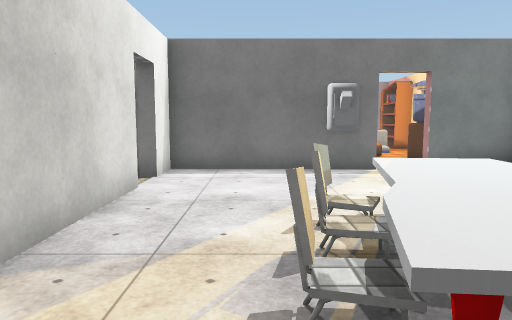
[1] (above)

16 first-person views from a walk through a 3-D level made in the Unity game engine. The camera is 1.3 m above the floor, tilts 6° down and sees 70° across. The floor is counted in squares, 1 m on a side. Each view is taken from the middle of a square. On the plan, view 1 faces up. The plan holds only what a view shows up to about 15 squares ahead; the rest is blank. Some animated figures are left out. Door leaves are left out, so doorways stand open. Some surface patterns are stand-ins.

[2]
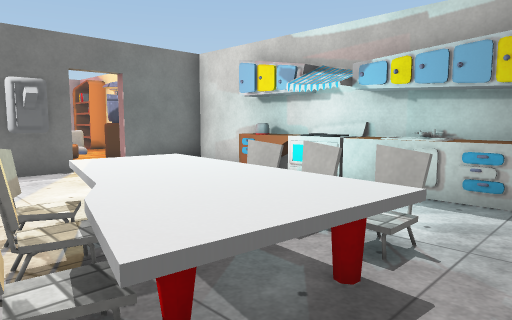

[3]
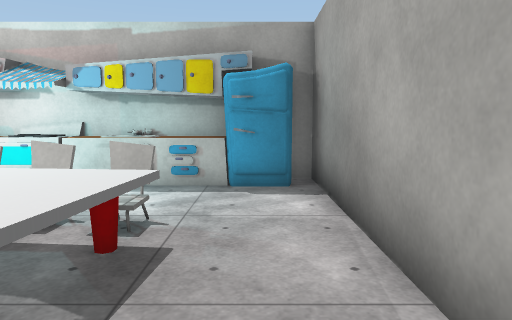

[4]
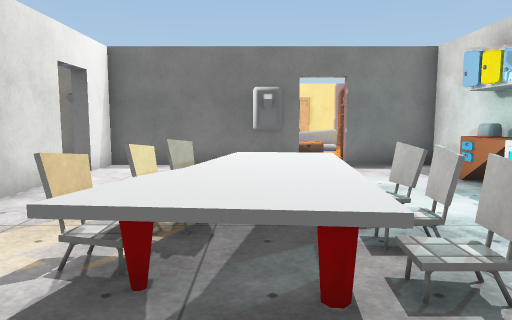

[5]
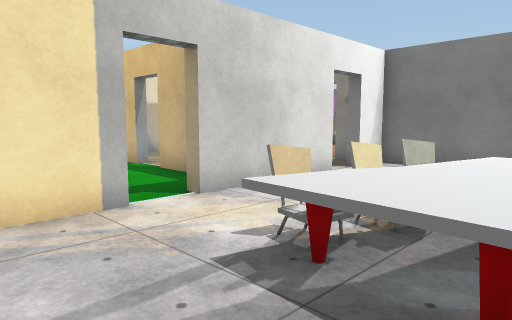

[6]
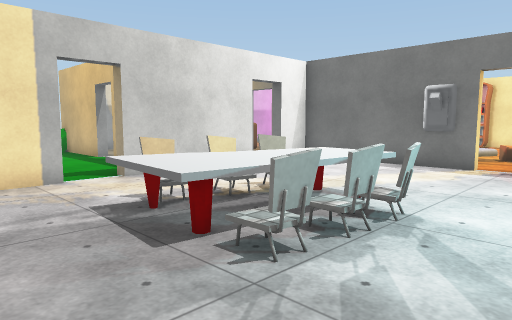

[7]
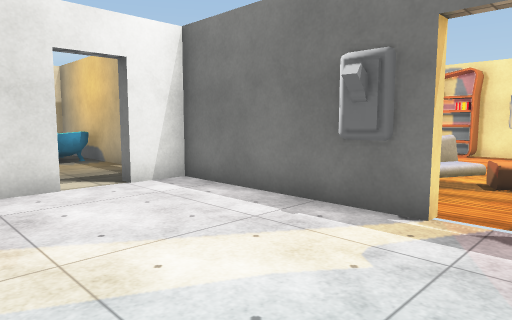

[8]
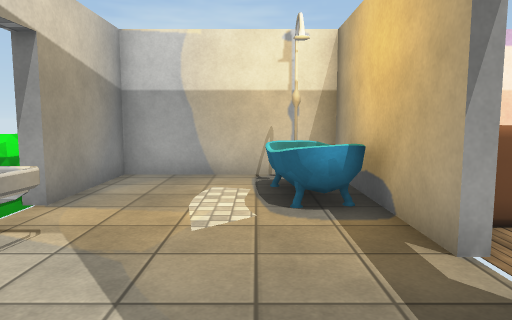

[9]
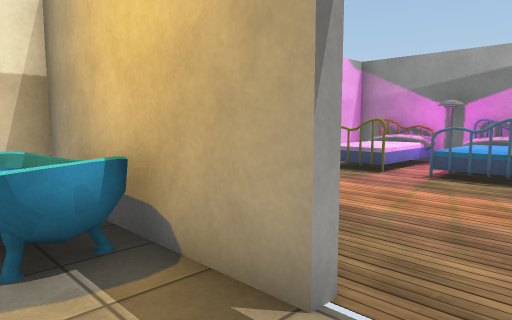

[10]
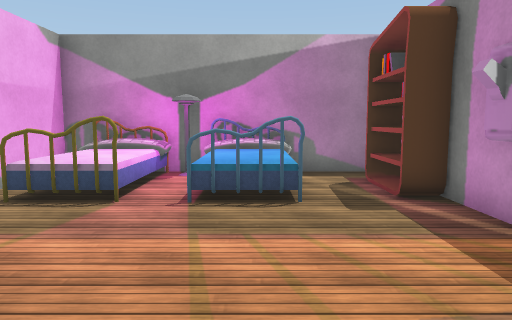

[11]
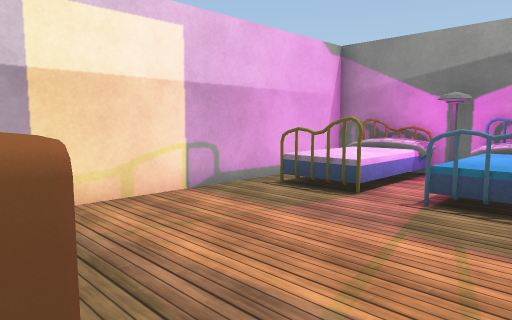

[12]
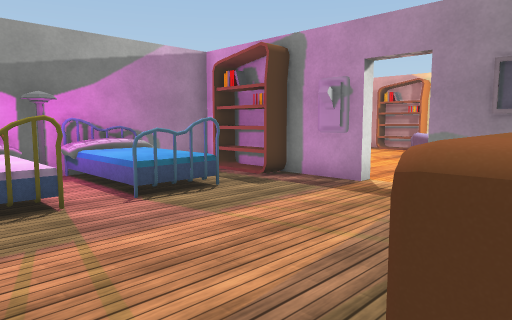

[13]
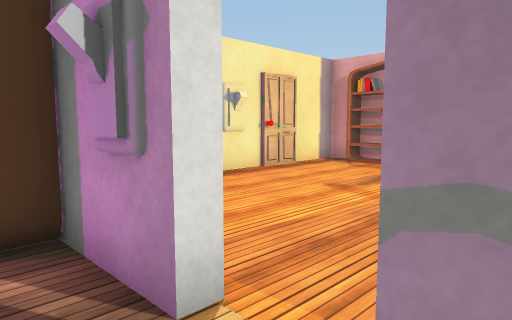

[14]
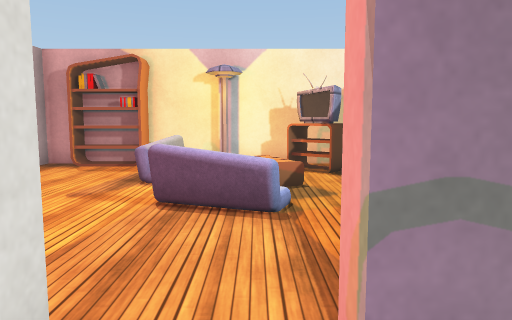

[15]
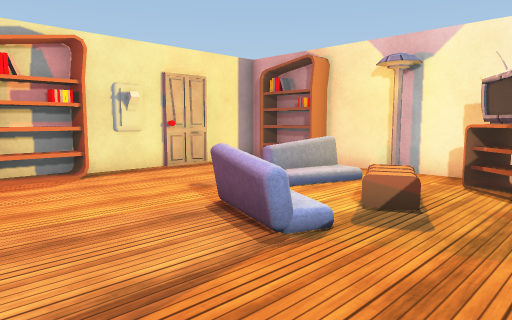

[16]
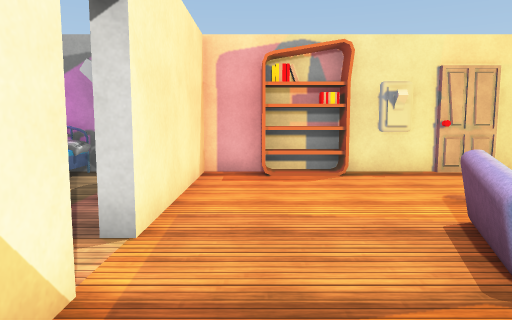

### Floor plan
Points are (right, up) in squares from view 1. A wall is a line through its corners. A room is listed if a view was taken in it or the views show most of it. See-through windows are left out.
Room 1 (views 1, 2, 3, 4, 5, 6, 7, 8)
walls: (7.3, 4.6) (7.3, 5.2); (7.3, 7.6) (7.3, 9.9) (4.7, 9.9); (0.7, -1.3) (7.3, -1.3) (7.3, -0.8); (-2.3, 1.6) (-2.3, -0.1); (3.3, 9.9) (-2.4, 9.9) (-2.4, 9.1); (-2.4, 7.3) (-2.3, 2.9)
ways out: open door at (-3, 8) to room 2; open door at (4, 10) to room 4; gap at (-2.7, 2.7)
objects: other object (-3, 9); chair (0, 2); table (1, 1) to (3, 5); chair (1, 3) to (1, 4); chair (1, 5); chair (4, 2); chair (4, 3); chair (4, 4); other object (6, 0) to (7, 0); sink (6, 1) to (7, 4); other object (7, 6); toaster (7, 7)
Room 2 (view 9)
walls: (-5.4, 9.9) (-10.9, 10) (-10.9, 4.8) (-7.6, 4.7); (-3.1, 9.9) (-4.1, 9.9)
low walls: (-6, 5.7) (-5.3, 5.6)
ways out: open door at (-3, 8) to room 1; open door at (-4.5, 10) to room 3; open door at (-7, 4)
objects: pipe (-10, 9); carpet (-9, 8); other object (-9, 9) to (-7, 9)
Room 3 (views 10, 11, 12, 13, 14)
walls: (-2.8, 16.5) (-2.8, 20.5) (-10.9, 20.5) (-10.9, 12); (-6.4, 11.5) (-6.3, 10.9); (-2.8, 12.3) (-2.8, 13.6)
ways out: open door at (-4.5, 10) to room 2; open door at (-3, 14.5) to room 4
objects: bed (-10, 17) to (-8, 20); lamp (-8, 20); bed (-7, 17) to (-5, 20); other object (-5, 20)
Room 4 (views 15, 16)
walls: (5.4, 12.4) (6.1, 13.1); (-2.8, 15) (-2.8, 16.5); (-2.8, 13.6) (-2.4, 13.6) (-2.4, 12.8); (6.6, 12.5) (5.8, 13.1); (7.3, 11.2) (7.3, 20.5) (-2.5, 20.5) (-2.5, 15)
ways out: open door at (4, 10) to room 1; open door at (-3, 14.5) to room 3
objects: other object (-3, 16); shelf (0, 20) to (1, 20); sofa (1, 14); other object (3, 20); sofa (5, 16) to (6, 16); TV (6, 12); lamp (7, 15); shelf (7, 18) to (7, 19)

Where each view was taken, in squares from view 1:
view 1: 0 up, 0 right, facing up
view 2: 0 up, 0 right, facing up-right
view 3: 0 up, 1 left, facing right
view 4: 1 down, 2 right, facing up
view 5: 1 down, 3 right, facing up-left
view 6: 1 down, 6 right, facing up-left
view 7: 5 up, 5 right, facing up-left
view 8: 8 up, 2 left, facing left
view 9: 8 up, 4 left, facing up-left
view 10: 11 up, 6 left, facing up
view 11: 11 up, 5 left, facing up-left
view 12: 11 up, 10 left, facing up-right
view 13: 13 up, 4 left, facing up-right
view 14: 14 up, 4 left, facing right
view 15: 11 up, 2 left, facing up-right
view 16: 11 up, 1 left, facing up
